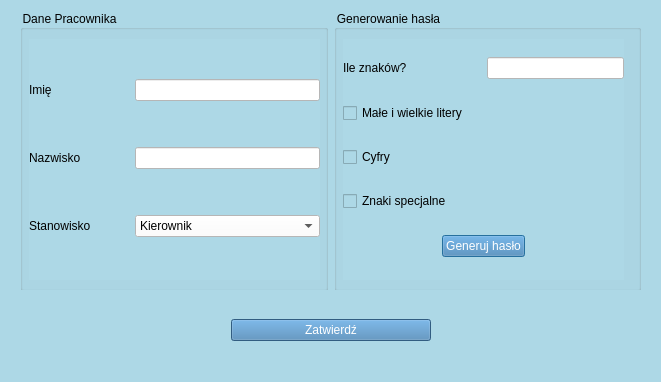
<?xml version="1.0" encoding="UTF-8"?>
<ui version="4.0">
 <class>Dialog</class>
 <widget class="QDialog" name="Dialog">
  <property name="geometry">
   <rect>
    <x>0</x>
    <y>0</y>
    <width>661</width>
    <height>382</height>
   </rect>
  </property>
  <property name="windowTitle">
   <string>Dialog</string>
  </property>
  <property name="styleSheet">
   <string notr="true">background-color:lightblue;</string>
  </property>
  <widget class="QWidget" name="gridLayoutWidget">
   <property name="geometry">
    <rect>
     <x>20</x>
     <y>10</y>
     <width>621</width>
     <height>281</height>
    </rect>
   </property>
   <layout class="QGridLayout" name="gridLayout">
    <item row="0" column="0">
     <widget class="QGroupBox" name="groupBox">
      <property name="title">
       <string>Dane Pracownika</string>
      </property>
      <widget class="QWidget" name="horizontalLayoutWidget">
       <property name="geometry">
        <rect>
         <x>9</x>
         <y>29</y>
         <width>291</width>
         <height>241</height>
        </rect>
       </property>
       <layout class="QHBoxLayout" name="horizontalLayout">
        <item>
         <layout class="QGridLayout" name="gridLayout_2">
          <item row="0" column="0">
           <widget class="QLabel" name="label">
            <property name="minimumSize">
             <size>
              <width>100</width>
              <height>0</height>
             </size>
            </property>
            <property name="styleSheet">
             <string notr="true">color: black;</string>
            </property>
            <property name="text">
             <string>Imię</string>
            </property>
           </widget>
          </item>
          <item row="1" column="1">
           <widget class="QLineEdit" name="nazwiskoEdit">
            <property name="styleSheet">
             <string notr="true">background-color:white;
color: black;</string>
            </property>
           </widget>
          </item>
          <item row="0" column="1">
           <widget class="QLineEdit" name="imieEdit">
            <property name="styleSheet">
             <string notr="true">background-color:white;
color: black;</string>
            </property>
           </widget>
          </item>
          <item row="1" column="0">
           <widget class="QLabel" name="label_2">
            <property name="minimumSize">
             <size>
              <width>100</width>
              <height>0</height>
             </size>
            </property>
            <property name="styleSheet">
             <string notr="true">color:black;</string>
            </property>
            <property name="text">
             <string>Nazwisko</string>
            </property>
           </widget>
          </item>
          <item row="2" column="0">
           <widget class="QLabel" name="label_3">
            <property name="minimumSize">
             <size>
              <width>100</width>
              <height>0</height>
             </size>
            </property>
            <property name="styleSheet">
             <string notr="true">color:black;</string>
            </property>
            <property name="text">
             <string>Stanowisko</string>
            </property>
           </widget>
          </item>
          <item row="2" column="1">
           <widget class="QComboBox" name="stanowiskoBox">
            <property name="styleSheet">
             <string notr="true">background-color:white;
color: black;</string>
            </property>
            <item>
             <property name="text">
              <string>Kierownik</string>
             </property>
            </item>
            <item>
             <property name="text">
              <string>Starszy programista</string>
             </property>
            </item>
            <item>
             <property name="text">
              <string>Młodszy programista</string>
             </property>
            </item>
            <item>
             <property name="text">
              <string>Tester</string>
             </property>
            </item>
           </widget>
          </item>
         </layout>
        </item>
       </layout>
      </widget>
     </widget>
    </item>
    <item row="0" column="1">
     <widget class="QGroupBox" name="groupBox_2">
      <property name="title">
       <string>Generowanie hasła</string>
      </property>
      <widget class="QWidget" name="gridLayoutWidget_3">
       <property name="geometry">
        <rect>
         <x>9</x>
         <y>29</y>
         <width>281</width>
         <height>241</height>
        </rect>
       </property>
       <layout class="QGridLayout" name="gridLayout_4">
        <item row="4" column="1" colspan="2">
         <widget class="QPushButton" name="generujButton">
          <property name="styleSheet">
           <string notr="true">background-color:#4682B4;
color: white;</string>
          </property>
          <property name="text">
           <string>Generuj hasło</string>
          </property>
         </widget>
        </item>
        <item row="4" column="3">
         <spacer name="horizontalSpacer_2">
          <property name="orientation">
           <enum>Qt::Horizontal</enum>
          </property>
          <property name="sizeHint" stdset="0">
           <size>
            <width>40</width>
            <height>20</height>
           </size>
          </property>
         </spacer>
        </item>
        <item row="4" column="0">
         <spacer name="horizontalSpacer">
          <property name="orientation">
           <enum>Qt::Horizontal</enum>
          </property>
          <property name="sizeHint" stdset="0">
           <size>
            <width>40</width>
            <height>20</height>
           </size>
          </property>
         </spacer>
        </item>
        <item row="3" column="0" colspan="3">
         <widget class="QCheckBox" name="znakiSpecjalneBox">
          <property name="styleSheet">
           <string notr="true">color:black;</string>
          </property>
          <property name="text">
           <string>Znaki specjalne</string>
          </property>
         </widget>
        </item>
        <item row="2" column="0" colspan="3">
         <widget class="QCheckBox" name="cyfryBox">
          <property name="styleSheet">
           <string notr="true">color:black;</string>
          </property>
          <property name="text">
           <string>Cyfry</string>
          </property>
         </widget>
        </item>
        <item row="1" column="0" colspan="3">
         <widget class="QCheckBox" name="literyBox">
          <property name="styleSheet">
           <string notr="true">color:black;</string>
          </property>
          <property name="text">
           <string>Małe i wielkie litery</string>
          </property>
         </widget>
        </item>
        <item row="0" column="0" colspan="2">
         <widget class="QLabel" name="label_4">
          <property name="styleSheet">
           <string notr="true">color:black;</string>
          </property>
          <property name="text">
           <string>Ile znaków?</string>
          </property>
         </widget>
        </item>
        <item row="0" column="2" colspan="2">
         <widget class="QLineEdit" name="znakEdit">
          <property name="styleSheet">
           <string notr="true">background-color:white;
color: black;</string>
          </property>
         </widget>
        </item>
       </layout>
      </widget>
     </widget>
    </item>
   </layout>
  </widget>
  <widget class="QWidget" name="gridLayoutWidget_4">
   <property name="geometry">
    <rect>
     <x>20</x>
     <y>290</y>
     <width>621</width>
     <height>80</height>
    </rect>
   </property>
   <layout class="QGridLayout" name="gridLayout_5">
    <item row="0" column="0">
     <spacer name="horizontalSpacer_3">
      <property name="orientation">
       <enum>Qt::Horizontal</enum>
      </property>
      <property name="sizeHint" stdset="0">
       <size>
        <width>40</width>
        <height>20</height>
       </size>
      </property>
     </spacer>
    </item>
    <item row="0" column="1">
     <widget class="QPushButton" name="zatwierdzButton">
      <property name="minimumSize">
       <size>
        <width>200</width>
        <height>0</height>
       </size>
      </property>
      <property name="styleSheet">
       <string notr="true">background-color:#4682B4;
color: white;</string>
      </property>
      <property name="text">
       <string>Zatwierdź</string>
      </property>
     </widget>
    </item>
    <item row="0" column="2">
     <spacer name="horizontalSpacer_4">
      <property name="orientation">
       <enum>Qt::Horizontal</enum>
      </property>
      <property name="sizeHint" stdset="0">
       <size>
        <width>40</width>
        <height>20</height>
       </size>
      </property>
     </spacer>
    </item>
   </layout>
  </widget>
 </widget>
 <resources/>
 <connections/>
</ui>
